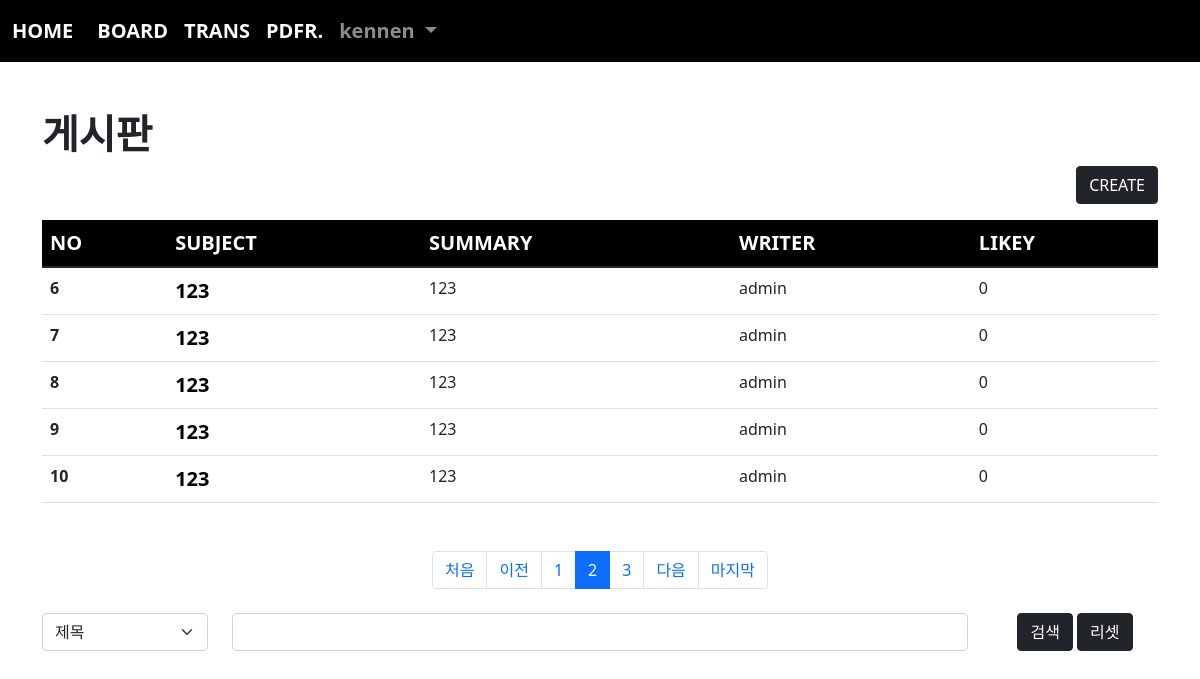
The page /board/index/?page=2&cate=&kw= (signed in) on the database its author committed.
### acc/models.py (models this page shows, shortened)
class User(AbstractUser):
    point = models.IntegerField(default=0)
    comment = models.TextField()
    pic = models.ImageField(upload_to="user/%y/%m")

### board/models.py (models this page shows, shortened)
class Board(models.Model):
    subject = models.CharField(max_length=200)
    writer = models.ForeignKey(User, on_delete=models.CASCADE, related_name="writer")
    content = models.TextField()
    likey = models.ManyToManyField(User, blank=True, related_name="likey")
    pubdate = models.DateTimeField()
    def summary(self):
        if len(self.content) > 50:
            return f"{self.content[:50]} ..."
        return self.content
    def hot(self):
        if self.likey.count() > 1:
            return True
        return False

### board/views.py (the view)
# urls.py: path('index/', views.index, name="index"),
def index(request):
    pg = request.GET.get("page", 1)
    cate = request.GET.get("cate", "")
    kw = request.GET.get("kw", "")
    if kw:
        if cate == "sub":
            b = Board.objects.filter(subject__startswith=kw)
        elif cate == "wri":
            from acc.models import User
            try:
                u = User.objects.get(username=kw)
                b = Board.objects.filter(writer=u)
            except:
                b = Board.objects.none()
        elif cate == "con":
            b = Board.objects.filter(content__contains=kw)
        else:
            messages.error(request, "법적 조치 가하겠음! 해볼테면 털어봐")
            b = Board.objects.none()
    else:
        b = Board.objects.all()
    pag = Paginator(b, 5)
    obj = pag.get_page(pg)
    context = {
        "bset": obj,
        "cate": cate,
        "kw": kw
    }
    return render(request, "board/index.html", context)

### templates/board/index.html (shortened to what this page needs)
{% extends 'base.html' %}
{% block con %}
{% load mathfilters %}
    <div class="container mt-5 mb-5">
        <h1><b>게시판</b></h1>
        <div class="text-end">
            <a href="{% url 'board:create' %}" class="btn btn-dark">CREATE</a>
        </div>
        <table class="table mt-3 table-hover">
            <thead style="background-color: black; color:white; font-size: 20px;">
                <tr>
                    <th scope="col">NO</th>
                    <th scope="col">SUBJECT</th>
                    <th scope="col">SUMMARY</th>
                    <th scope="col">WRITER</th>
                    <th scope="col">LIKEY</th>
                </tr>
            </thead>
            <tbody>
                {% if bset %}
                    {% for i in bset %}
                        <tr>
                            <th scope="row">{{ bset.start_index|add:forloop.counter0 }}</th>
                            <td>{% if i.hot %} 💥 {% endif %}<a class="sub" href="{% url 'board:detail' i.id %}">{{ i.subject }}</a></td>
                            <td>{{ i.summary }}</td>
                            <td>{{ i.writer }}</td>
                            <td>{{ i.likey.count }}</td>
                        </tr>
                    {% endfor %}
                {% endif %}
            </tbody>
        </table>
        <nav id="pag" class="mt-5" aria-label="Page navigation example">
            <ul class="pagination justify-content-center">
                {% if bset.has_previous %}
                    <li class="page-item">
                        <a href="?page=1&cate={{cate}}&kw={{kw}}" class="page-link">처음</a>
                    </li>
                    <li class="page-item">
                        <a href="?page={{bset.previous_page_number}}&cate={{cate}}&kw={{kw}}" class="page-link">이전</a>
                    </li>
                {% endif %}
                {% for i in bset.paginator.page_range %}
                    {% if i >= bset.number|sub:5 and bset.number|add:4 >= i %}
                        <li class="page-item {% if bset.number == i %} active {% endif %}">
                            <a class="page-link" href="?page={{i}}&cate={{cate}}&kw={{kw}}">{{i}}</a>
                        </li>
                    {% endif %}
                {% endfor %}
                {% if bset.has_next %}
                    <li class="page-item">
                        <a href="?page={{bset.next_page_number}}&cate={{cate}}&kw={{kw}}" class="page-link">다음</a>
                    </li>
                    <li class="page-item">
                        <a href="?page={{bset.paginator.num_pages}}&cate={{cate}}&kw={{kw}}" class="page-link">마지막</a>
                    </li>
                {% endif %}
            </ul>
        </nav>
        <form>
            <div class="row mt-4">
                <div class="col-lg-2">
                    <select class="form-select mb-3" name="cate" aria-label=".form-select-lg example">
                        <option value="sub" {% if cate == "sub" %} selected {% endif %}>제목</option>
                    </select>
                </div>
                <div class="col-lg-8">
                    <input type="text" name="kw" value="{{kw}}" class="form-control">
                </div>
                <div class="col-lg-2 text-center">
                    <button class="btn btn-dark">검색</button>
                    <a href="{% url 'board:index' %}" class="btn btn-dark">리셋</a>
                </div>
            </div>
        </form>
    </div>
{% endblock %}

### templates/base.html (shortened to what this page needs)
<!doctype html>
<html lang="en">
    <head>
        <link href="https://cdn.jsdelivr.net/npm/bootstrap@5.1.3/dist/css/bootstrap.min.css" rel="stylesheet">
    </head>
    <body>
        {% if user.is_authenticated %}
            <nav class="navbar navbar-expand-lg navbar-dark" style="background-color: rgb(0, 0, 0); font-size: 20px; font-weight: bold;">
                <div class="container-fluid">
                    <a class="navbar-brand" href="{% url 'acc:index' %}">HOME</a>
                    <div class="collapse navbar-collapse" id="navbarSupportedContent">
                        <ul class="navbar-nav me-auto mb-2 mb-lg-0">
                            <li class="nav-item">
                                <a class="nav-link active" aria-current="page" href="{% url 'board:index' %}">BOARD</a>
                            </li>
                            <li class="nav-item">
                                <a class="nav-link active" aria-current="page" href="{% url 'trans:index' %}">TRANS</a>
                            </li>
                            <li class="nav-item">
                                <a class="nav-link active" aria-current="page" href="{% url 'pdfread:index' %}">PDFR.</a>
                            </li>
                            <li class="nav-item dropdown">
                                <a class="nav-link dropdown-toggle" href="#" id="navbarDropdown" role="button" data-bs-toggle="dropdown" aria-expanded="false">
                                    {{ user }}
                                </a>
                            </li>
                        </ul>
                    </div>
                </div>
            </nav>
        {% endif %}
        {% if user.is_authenticated %}
            {% block con %}{% endblock %}
        {% endif %}
    </body>
</html>

### templates/board/index.html (style rules this page uses)
.sub { color:black; text-decoration: none; font-size: 20px; font-weight: bold; }

### rows shown on the page
User: username "kennen"
Board: start_index|add "6", subject "123", summary "123", writer "admin", likey.count "0"
Board: start_index|add "7", subject "123", summary "123", writer "admin", likey.count "0"
Board: start_index|add "8", subject "123", summary "123", writer "admin", likey.count "0"
Board: start_index|add "9", subject "123", summary "123", writer "admin", likey.count "0"
Board: start_index|add "10", subject "123", summary "123", writer "admin", likey.count "0"

### other values the page prints
{{ i }} "1" "2" "3"
